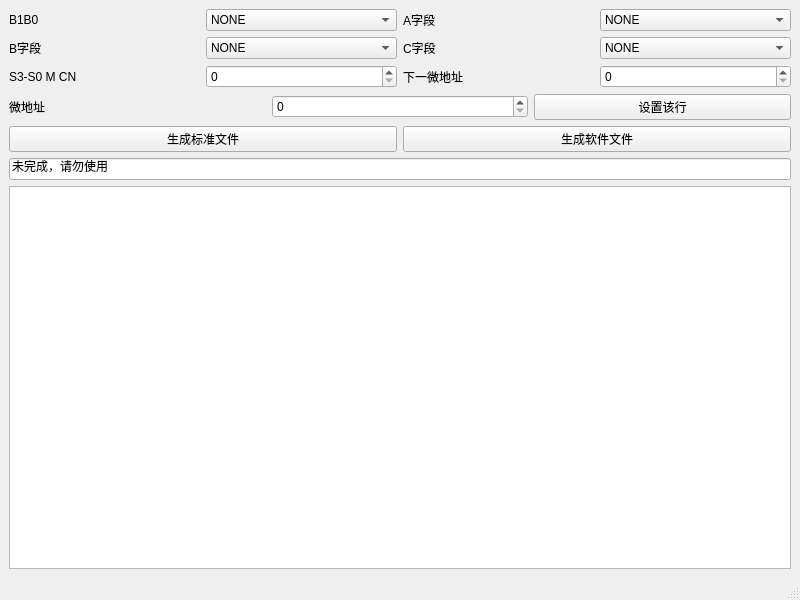
<?xml version="1.0" encoding="UTF-8"?>
<ui version="4.0">
 <class>MainWindow</class>
 <widget class="QMainWindow" name="MainWindow">
  <property name="geometry">
   <rect>
    <x>0</x>
    <y>0</y>
    <width>800</width>
    <height>600</height>
   </rect>
  </property>
  <property name="windowTitle">
   <string>DVCC-De</string>
  </property>
  <widget class="QWidget" name="centralwidget">
   <layout class="QVBoxLayout" name="verticalLayout_2">
    <item>
     <layout class="QVBoxLayout" name="verticalLayout">
      <item>
       <layout class="QHBoxLayout" name="horizontalLayout_9">
        <item>
         <layout class="QHBoxLayout" name="horizontalLayout_2">
          <item>
           <widget class="QLabel" name="label_4">
            <property name="text">
             <string>B1B0</string>
            </property>
           </widget>
          </item>
          <item>
           <widget class="QComboBox" name="comboBox_4">
            <item>
             <property name="text">
              <string>NONE</string>
             </property>
            </item>
            <item>
             <property name="text">
              <string>数据开关输入</string>
             </property>
            </item>
            <item>
             <property name="text">
              <string>选中RAM</string>
             </property>
            </item>
            <item>
             <property name="text">
              <string>LED输出</string>
             </property>
            </item>
           </widget>
          </item>
         </layout>
        </item>
        <item>
         <layout class="QHBoxLayout" name="horizontalLayout_3">
          <item>
           <widget class="QLabel" name="label">
            <property name="text">
             <string>A字段</string>
            </property>
           </widget>
          </item>
          <item>
           <widget class="QComboBox" name="comboBox">
            <item>
             <property name="text">
              <string>NONE</string>
             </property>
            </item>
            <item>
             <property name="text">
              <string>LDRi</string>
             </property>
            </item>
            <item>
             <property name="text">
              <string>LDDR1</string>
             </property>
            </item>
            <item>
             <property name="text">
              <string>LDDR2</string>
             </property>
            </item>
            <item>
             <property name="text">
              <string>LDIR</string>
             </property>
            </item>
            <item>
             <property name="text">
              <string>LDAD</string>
             </property>
            </item>
            <item>
             <property name="text">
              <string>LDAR</string>
             </property>
            </item>
           </widget>
          </item>
         </layout>
        </item>
       </layout>
      </item>
      <item>
       <layout class="QHBoxLayout" name="horizontalLayout_8">
        <item>
         <layout class="QHBoxLayout" name="horizontalLayout_4">
          <item>
           <widget class="QLabel" name="label_2">
            <property name="text">
             <string>B字段</string>
            </property>
           </widget>
          </item>
          <item>
           <widget class="QComboBox" name="comboBox_2">
            <item>
             <property name="text">
              <string>NONE</string>
             </property>
            </item>
            <item>
             <property name="text">
              <string>RS-B</string>
             </property>
            </item>
            <item>
             <property name="text">
              <string>RD-B</string>
             </property>
            </item>
            <item>
             <property name="text">
              <string>RI-B</string>
             </property>
            </item>
            <item>
             <property name="text">
              <string>299-B</string>
             </property>
            </item>
            <item>
             <property name="text">
              <string>ALU-B</string>
             </property>
            </item>
            <item>
             <property name="text">
              <string>PC-B</string>
             </property>
            </item>
           </widget>
          </item>
         </layout>
        </item>
        <item>
         <layout class="QHBoxLayout" name="horizontalLayout_5">
          <item>
           <widget class="QLabel" name="label_3">
            <property name="text">
             <string>C字段</string>
            </property>
           </widget>
          </item>
          <item>
           <widget class="QComboBox" name="comboBox_3">
            <item>
             <property name="text">
              <string>NONE</string>
             </property>
            </item>
            <item>
             <property name="text">
              <string>P(1)</string>
             </property>
            </item>
            <item>
             <property name="text">
              <string>P(2)</string>
             </property>
            </item>
            <item>
             <property name="text">
              <string>P(3)</string>
             </property>
            </item>
            <item>
             <property name="text">
              <string>P(4)</string>
             </property>
            </item>
            <item>
             <property name="text">
              <string>AR</string>
             </property>
            </item>
            <item>
             <property name="text">
              <string>LDPC</string>
             </property>
            </item>
           </widget>
          </item>
         </layout>
        </item>
       </layout>
      </item>
      <item>
       <layout class="QHBoxLayout" name="horizontalLayout_7">
        <item>
         <layout class="QHBoxLayout" name="horizontalLayout">
          <item>
           <widget class="QLabel" name="label_5">
            <property name="text">
             <string>S3-S0 M CN</string>
            </property>
           </widget>
          </item>
          <item>
           <widget class="QSpinBox" name="spinBox"/>
          </item>
         </layout>
        </item>
        <item>
         <layout class="QHBoxLayout" name="horizontalLayout_6">
          <item>
           <widget class="QLabel" name="label_6">
            <property name="text">
             <string>下一微地址</string>
            </property>
           </widget>
          </item>
          <item>
           <widget class="QSpinBox" name="spinBox_2"/>
          </item>
         </layout>
        </item>
       </layout>
      </item>
     </layout>
    </item>
    <item>
     <layout class="QHBoxLayout" name="horizontalLayout_11">
      <item>
       <widget class="QLabel" name="label_7">
        <property name="text">
         <string>微地址</string>
        </property>
       </widget>
      </item>
      <item>
       <widget class="QSpinBox" name="spinBox_3"/>
      </item>
      <item>
       <widget class="QPushButton" name="pushButton_3">
        <property name="text">
         <string>设置该行</string>
        </property>
       </widget>
      </item>
     </layout>
    </item>
    <item>
     <layout class="QHBoxLayout" name="horizontalLayout_10">
      <item>
       <widget class="QPushButton" name="pushButton">
        <property name="text">
         <string>生成标准文件</string>
        </property>
       </widget>
      </item>
      <item>
       <widget class="QPushButton" name="pushButton_2">
        <property name="text">
         <string>生成软件文件</string>
        </property>
       </widget>
      </item>
     </layout>
    </item>
    <item>
     <widget class="QLineEdit" name="lineEdit">
      <property name="text">
       <string>未完成，请勿使用</string>
      </property>
     </widget>
    </item>
    <item>
     <widget class="QTableWidget" name="tableWidget"/>
    </item>
   </layout>
  </widget>
  <widget class="QMenuBar" name="menubar">
   <property name="geometry">
    <rect>
     <x>0</x>
     <y>0</y>
     <width>800</width>
     <height>27</height>
    </rect>
   </property>
  </widget>
  <widget class="QStatusBar" name="statusbar"/>
 </widget>
 <resources/>
 <connections/>
</ui>
